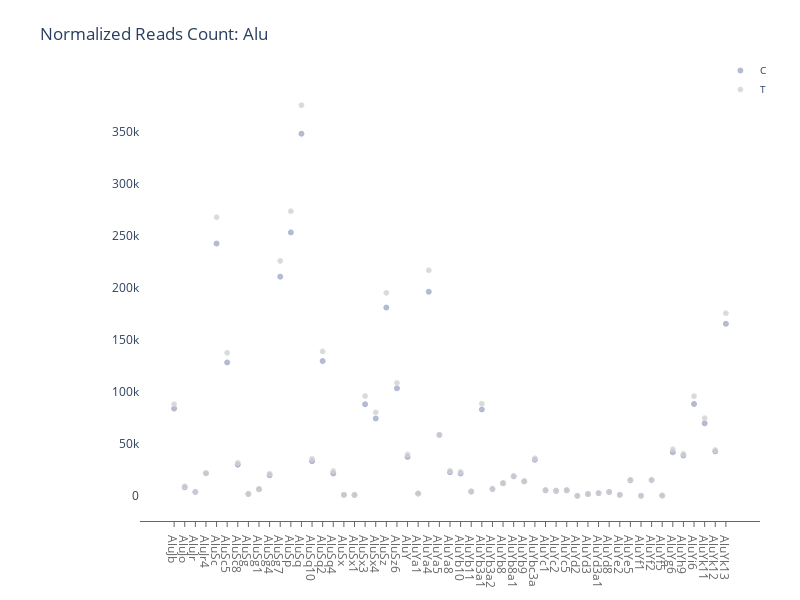

This figure's notebook cell:
### Code cell
plotly.offline.plot(fig_alu, filename='SALMONTE_RES/SalmonTE_Alu_readCounts_NORM_SCALED_TXIMPORT.html')
plotly.offline.iplot(fig_alu, filename = "SALMONTE_RES/SalmonTE_Alu_readCounts_NORM_SCALED_TXIMPORT.html")

### Figure 1 — Plotly figure (JSON) as saved in the notebook; plotly's stock layout.template omitted (floating-point values rounded to 4 significant figures)
{"data": [{"marker": {"color": "rgba(156, 165, 196, 0.95)", "line": {"color": "rgba(156, 165, 196, 1.0)", "width": 1}, "size": 5, "symbol": "circle"}, "mode": "markers", "name": "C", "opacity": 0.8, "type": "scatter", "x": ["AluJb", "AluJo", "AluJr", "AluJr4", "AluSc", "AluSc5", "AluSc8", "AluSg", "AluSg1", "AluSg4", "AluSg7", "AluSp", "AluSq", "AluSq10", "AluSq2", "AluSq4", "AluSx", "AluSx1", "AluSx3", "AluSx4", "AluSz", "AluSz6", "AluY", "AluYa1", "AluYa4", "AluYa5", "AluYa8", "AluYb10", "AluYb11", "AluYb3a1", "AluYb3a2", "AluYb8", "AluYb8a1", "AluYb9", "AluYbc3a", "AluYc1", "AluYc2", "AluYc5", "AluYd2", "AluYd3", "AluYd3a1", "AluYd8", "AluYe2", "AluYe5", "AluYf1", "AluYf2", "AluYf5", "AluYg6", "AluYh9", "AluYi6", "AluYk11", "AluYk12", "AluYk13"], "y": [83940.0, 8389.0, 3870.0, 21840.0, 242500.0, 128300.0, 30000.0, 1936.0, 6453.0, 19930.0, 210700.0, 253200.0, 348100.0, 33430.0, 129600.0, 21580.0, 1127.0, 942.7, 88140.0, 74450.0, 181000.0, 103500.0, 37490.0, 2286.0, 196200.0, 58670.0, 22840.0, 21540.0, 4353.0, 83170.0, 6595.0, 12190.0, 18840.0, 14010.0, 34790.0, 5432.0, 4879.0, 5391.0, 140.5, 1832.0, 2685.0, 3861.0, 1083.0, 15010.0, 195.0, 15230.0, 410.4, 41940.0, 38850.0, 88420.0, 69780.0, 42830.0, 165400.0]}, {"marker": {"color": "rgba(204, 204, 204, 0.95)", "line": {"color": "rgba(217, 217, 217, 1.0)", "width": 1}, "size": 5, "symbol": "circle"}, "mode": "markers", "name": "T", "opacity": 0.8, "type": "scatter", "x": ["AluJb", "AluJo", "AluJr", "AluJr4", "AluSc", "AluSc5", "AluSc8", "AluSg", "AluSg1", "AluSg4", "AluSg7", "AluSp", "AluSq", "AluSq10", "AluSq2", "AluSq4", "AluSx", "AluSx1", "AluSx3", "AluSx4", "AluSz", "AluSz6", "AluY", "AluYa1", "AluYa4", "AluYa5", "AluYa8", "AluYb10", "AluYb11", "AluYb3a1", "AluYb3a2", "AluYb8", "AluYb8a1", "AluYb9", "AluYbc3a", "AluYc1", "AluYc2", "AluYc5", "AluYd2", "AluYd3", "AluYd3a1", "AluYd8", "AluYe2", "AluYe5", "AluYf1", "AluYf2", "AluYf5", "AluYg6", "AluYh9", "AluYi6", "AluYk11", "AluYk12", "AluYk13"], "y": [88170.0, 9270.0, 4036.0, 21780.0, 267900.0, 137500.0, 31900.0, 1806.0, 6687.0, 21430.0, 225900.0, 273500.0, 375500.0, 35670.0, 138900.0, 23970.0, 1100.0, 1189.0, 95980.0, 80330.0, 195200.0, 108600.0, 39950.0, 2460.0, 216900.0, 58520.0, 24270.0, 23140.0, 3910.0, 88680.0, 7054.0, 12560.0, 19190.0, 14460.0, 36180.0, 5945.0, 5351.0, 5888.0, 189.3, 1731.0, 2867.0, 3469.0, 982.2, 15690.0, 186.6, 15600.0, 276.4, 44950.0, 40480.0, 95890.0, 74790.0, 44100.0, 175600.0]}], "layout": {"height": 600, "hovermode": "closest", "legend": {"font": {"size": 10}, "xanchor": "right", "yanchor": "middle"}, "margin": {"b": 50, "l": 140, "r": 40, "t": 80}, "paper_bgcolor": "white", "plot_bgcolor": "white", "title": {"text": "Normalized Reads Count: Alu"}, "width": 800, "xaxis": {"dtick": 1, "linecolor": "rgb(102, 102, 102)", "showgrid": false, "showline": true, "showticklabels": true, "tickcolor": "rgb(102, 102, 102)", "tickfont": {"color": "rgb(102, 102, 102)"}, "ticks": "outside"}}}
